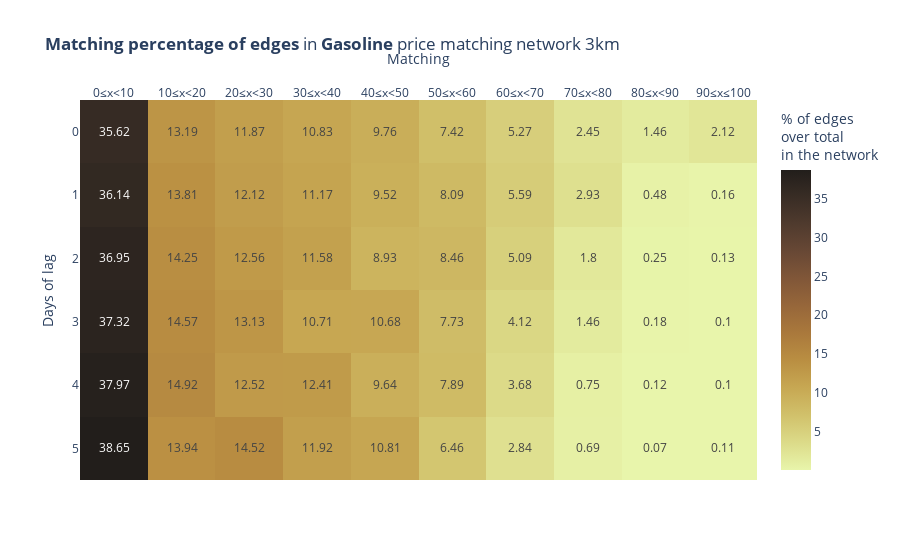

The code cell stored with this chart in its notebook:
### Markdown cell above
The heatmap shows the percentage over the total of edges with a certain amount of Matching in different lag days.

As we can see increasing the **Matching** and the days of lag we have less edges, this means that the edge with a high **Matching** are only a little part of the total.

This is useful to quickly understand how the **Matching** is distribuited inside the network.

### Code cell
def matching_table(price_matching_network, fuel_type):

    matching = []

    for lag in range(0,6):

        row = []
        for i in range(0,10):
            row.append(0)

        for edge in price_matching_network.edges(data=True):

            aux = (edge[2][f"{lag}_matching"] // 10)
            if aux == 10:
                aux -= 1
            
            row[int(aux)] += 1

        for i in range(0,10):
            row[i] = round(row[i]/len(price_matching_network.edges())*100,2)
        
        matching.append(row)
    
    fig = px.imshow(matching, text_auto=True, 
                                aspect="auto", 
                                title=f"<b>Matching percentage of edges</b> in <b>{fuel_type}</b> price matching network 3km", 
                                labels=dict(x="Matching", y="Days of lag", color="% of edges <br>over total <br>in the network"),
                                x=["0≤x<10","10≤x<20", "20≤x<30", "30≤x<40", "40≤x<50", "50≤x<60","60≤x<70","70≤x<80","80≤x<90","90≤x≤100"],color_continuous_scale='turbid')
    fig.update_xaxes(side="top")

    fig.show()
    return matching

high_matching_gasoline_3km = matching_table(price_matching_network_gasoline_3km,"Gasoline")

### Figure 1 — Plotly figure (JSON) as saved in the notebook; plotly's stock layout.template omitted (floating-point values rounded to 4 significant figures)
{"data": [{"coloraxis": "coloraxis", "hovertemplate": "Matching: %{x}<br>Days of lag: %{y}<br>% of edges <br>over total <br>in the network: %{z}<extra></extra>", "name": "0", "texttemplate": "%{z}", "type": "heatmap", "x": ["0≤x<10", "10≤x<20", "20≤x<30", "30≤x<40", "40≤x<50", "50≤x<60", "60≤x<70", "70≤x<80", "80≤x<90", "90≤x≤100"], "xaxis": "x", "yaxis": "y", "z": [[35.62, 13.19, 11.87, 10.83, 9.76, 7.42, 5.27, 2.45, 1.46, 2.12], [36.14, 13.81, 12.12, 11.17, 9.52, 8.09, 5.59, 2.93, 0.48, 0.16], [36.95, 14.25, 12.56, 11.58, 8.93, 8.46, 5.09, 1.8, 0.25, 0.13], [37.32, 14.57, 13.13, 10.71, 10.68, 7.73, 4.12, 1.46, 0.18, 0.1], [37.97, 14.92, 12.52, 12.41, 9.64, 7.89, 3.68, 0.75, 0.12, 0.1], [38.65, 13.94, 14.52, 11.92, 10.81, 6.46, 2.84, 0.69, 0.07, 0.11]]}], "layout": {"coloraxis": {"colorbar": {"title": {"text": "% of edges <br>over total <br>in the network"}}, "colorscale": [[0, "rgb(232, 245, 171)"], [0.09091, "rgb(220, 219, 137)"], [0.1818, "rgb(209, 193, 107)"], [0.2727, "rgb(199, 168, 83)"], [0.3636, "rgb(186, 143, 66)"], [0.4545, "rgb(170, 121, 60)"], [0.5455, "rgb(151, 103, 58)"], [0.6364, "rgb(129, 87, 56)"], [0.7273, "rgb(104, 72, 53)"], [0.8182, "rgb(80, 59, 46)"], [0.9091, "rgb(57, 45, 37)"], [1, "rgb(34, 30, 27)"]]}, "title": {"text": "<b>Matching percentage of edges</b> in <b>Gasoline</b> price matching network 3km"}, "xaxis": {"anchor": "y", "domain": [0, 1], "side": "top", "title": {"text": "Matching"}}, "yaxis": {"anchor": "x", "autorange": "reversed", "domain": [0, 1], "title": {"text": "Days of lag"}}}}
